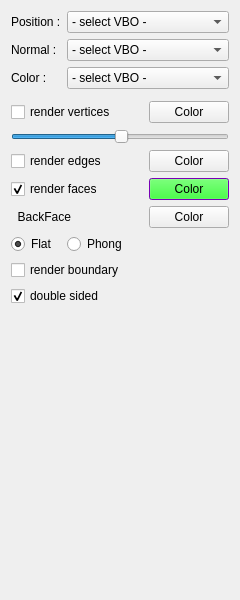
<?xml version="1.0" encoding="UTF-8"?>
<ui version="4.0">
 <class>Surface_Render_TabWidget</class>
 <widget class="QWidget" name="Surface_Render_TabWidget">
  <property name="geometry">
   <rect>
    <x>0</x>
    <y>0</y>
    <width>240</width>
    <height>600</height>
   </rect>
  </property>
  <property name="windowTitle">
   <string>Form</string>
  </property>
  <layout class="QGridLayout" name="gridLayout">
   <item row="0" column="1">
    <widget class="QComboBox" name="combo_positionVBO">
     <property name="sizePolicy">
      <sizepolicy hsizetype="Expanding" vsizetype="Fixed">
       <horstretch>0</horstretch>
       <verstretch>0</verstretch>
      </sizepolicy>
     </property>
     <item>
      <property name="text">
       <string>- select VBO -</string>
      </property>
     </item>
    </widget>
   </item>
   <item row="2" column="0">
    <widget class="QLabel" name="label_4">
     <property name="text">
      <string>Color :</string>
     </property>
    </widget>
   </item>
   <item row="0" column="0">
    <widget class="QLabel" name="label_2">
     <property name="text">
      <string>Position :</string>
     </property>
    </widget>
   </item>
   <item row="1" column="0">
    <widget class="QLabel" name="label_3">
     <property name="text">
      <string>Normal :</string>
     </property>
    </widget>
   </item>
   <item row="1" column="1">
    <widget class="QComboBox" name="combo_normalVBO">
     <property name="sizePolicy">
      <sizepolicy hsizetype="MinimumExpanding" vsizetype="Fixed">
       <horstretch>0</horstretch>
       <verstretch>0</verstretch>
      </sizepolicy>
     </property>
     <item>
      <property name="text">
       <string>- select VBO -</string>
      </property>
     </item>
    </widget>
   </item>
   <item row="2" column="1">
    <widget class="QComboBox" name="combo_colorVBO">
     <property name="sizePolicy">
      <sizepolicy hsizetype="MinimumExpanding" vsizetype="Fixed">
       <horstretch>0</horstretch>
       <verstretch>0</verstretch>
      </sizepolicy>
     </property>
     <item>
      <property name="text">
       <string>- select VBO -</string>
      </property>
     </item>
    </widget>
   </item>
   <item row="3" column="0" colspan="2">
    <widget class="Line" name="line"/>
   </item>
   <item row="6" column="0" colspan="2">
    <layout class="QHBoxLayout" name="horizontalLayout_3">
     <item>
      <widget class="QCheckBox" name="check_renderEdges">
       <property name="text">
        <string>render edges</string>
       </property>
      </widget>
     </item>
     <item>
      <spacer name="horizontalSpacer_3">
       <property name="orientation">
        <enum>Qt::Horizontal</enum>
       </property>
       <property name="sizeHint" stdset="0">
        <size>
         <width>40</width>
         <height>20</height>
        </size>
       </property>
      </spacer>
     </item>
     <item>
      <widget class="QPushButton" name="scolorButton">
       <property name="sizePolicy">
        <sizepolicy hsizetype="Preferred" vsizetype="Preferred">
         <horstretch>0</horstretch>
         <verstretch>0</verstretch>
        </sizepolicy>
       </property>
       <property name="maximumSize">
        <size>
         <width>16777215</width>
         <height>32</height>
        </size>
       </property>
       <property name="text">
        <string>Color</string>
       </property>
      </widget>
     </item>
    </layout>
   </item>
   <item row="4" column="0" colspan="2">
    <layout class="QHBoxLayout" name="horizontalLayout_4">
     <item>
      <widget class="QCheckBox" name="check_renderVertices">
       <property name="text">
        <string>render vertices</string>
       </property>
      </widget>
     </item>
     <item>
      <spacer name="horizontalSpacer">
       <property name="orientation">
        <enum>Qt::Horizontal</enum>
       </property>
       <property name="sizeHint" stdset="0">
        <size>
         <width>40</width>
         <height>20</height>
        </size>
       </property>
      </spacer>
     </item>
     <item>
      <widget class="QPushButton" name="vcolorButton">
       <property name="sizePolicy">
        <sizepolicy hsizetype="Preferred" vsizetype="Preferred">
         <horstretch>0</horstretch>
         <verstretch>0</verstretch>
        </sizepolicy>
       </property>
       <property name="maximumSize">
        <size>
         <width>16777215</width>
         <height>32</height>
        </size>
       </property>
       <property name="text">
        <string>Color</string>
       </property>
      </widget>
     </item>
    </layout>
   </item>
   <item row="5" column="0" colspan="2">
    <widget class="QSlider" name="slider_verticesScaleFactor">
     <property name="value">
      <number>50</number>
     </property>
     <property name="orientation">
      <enum>Qt::Horizontal</enum>
     </property>
    </widget>
   </item>
   <item row="13" column="0">
    <widget class="QRadioButton" name="radio_flatShading">
     <property name="text">
      <string>Flat</string>
     </property>
     <property name="checked">
      <bool>true</bool>
     </property>
     <attribute name="buttonGroup">
      <string notr="true">group_faceShading</string>
     </attribute>
    </widget>
   </item>
   <item row="13" column="1">
    <widget class="QRadioButton" name="radio_phongShading">
     <property name="text">
      <string>Phong</string>
     </property>
     <attribute name="buttonGroup">
      <string notr="true">group_faceShading</string>
     </attribute>
    </widget>
   </item>
   <item row="7" column="0" colspan="2">
    <layout class="QHBoxLayout" name="horizontalLayout_2">
     <item>
      <widget class="QCheckBox" name="check_renderFaces">
       <property name="text">
        <string>render faces</string>
       </property>
       <property name="checked">
        <bool>true</bool>
       </property>
      </widget>
     </item>
     <item>
      <spacer name="horizontalSpacer_2">
       <property name="orientation">
        <enum>Qt::Horizontal</enum>
       </property>
       <property name="sizeHint" stdset="0">
        <size>
         <width>40</width>
         <height>20</height>
        </size>
       </property>
      </spacer>
     </item>
     <item>
      <widget class="QPushButton" name="dcolorButton">
       <property name="sizePolicy">
        <sizepolicy hsizetype="Preferred" vsizetype="Preferred">
         <horstretch>0</horstretch>
         <verstretch>0</verstretch>
        </sizepolicy>
       </property>
       <property name="maximumSize">
        <size>
         <width>16777215</width>
         <height>32</height>
        </size>
       </property>
       <property name="palette">
        <palette>
         <active>
          <colorrole role="WindowText">
           <brush brushstyle="SolidPattern">
            <color alpha="255">
             <red>255</red>
             <green>0</green>
             <blue>0</blue>
            </color>
           </brush>
          </colorrole>
          <colorrole role="Button">
           <brush brushstyle="SolidPattern">
            <color alpha="255">
             <red>0</red>
             <green>255</green>
             <blue>0</blue>
            </color>
           </brush>
          </colorrole>
          <colorrole role="Base">
           <brush brushstyle="SolidPattern">
            <color alpha="255">
             <red>255</red>
             <green>255</green>
             <blue>255</blue>
            </color>
           </brush>
          </colorrole>
          <colorrole role="Window">
           <brush brushstyle="SolidPattern">
            <color alpha="255">
             <red>170</red>
             <green>0</green>
             <blue>255</blue>
            </color>
           </brush>
          </colorrole>
         </active>
         <inactive>
          <colorrole role="WindowText">
           <brush brushstyle="SolidPattern">
            <color alpha="255">
             <red>255</red>
             <green>0</green>
             <blue>0</blue>
            </color>
           </brush>
          </colorrole>
          <colorrole role="Button">
           <brush brushstyle="SolidPattern">
            <color alpha="255">
             <red>0</red>
             <green>255</green>
             <blue>0</blue>
            </color>
           </brush>
          </colorrole>
          <colorrole role="Base">
           <brush brushstyle="SolidPattern">
            <color alpha="255">
             <red>255</red>
             <green>255</green>
             <blue>255</blue>
            </color>
           </brush>
          </colorrole>
          <colorrole role="Window">
           <brush brushstyle="SolidPattern">
            <color alpha="255">
             <red>170</red>
             <green>0</green>
             <blue>255</blue>
            </color>
           </brush>
          </colorrole>
         </inactive>
         <disabled>
          <colorrole role="WindowText">
           <brush brushstyle="SolidPattern">
            <color alpha="255">
             <red>143</red>
             <green>146</green>
             <blue>147</blue>
            </color>
           </brush>
          </colorrole>
          <colorrole role="Button">
           <brush brushstyle="SolidPattern">
            <color alpha="255">
             <red>0</red>
             <green>255</green>
             <blue>0</blue>
            </color>
           </brush>
          </colorrole>
          <colorrole role="Base">
           <brush brushstyle="SolidPattern">
            <color alpha="255">
             <red>170</red>
             <green>0</green>
             <blue>255</blue>
            </color>
           </brush>
          </colorrole>
          <colorrole role="Window">
           <brush brushstyle="SolidPattern">
            <color alpha="255">
             <red>170</red>
             <green>0</green>
             <blue>255</blue>
            </color>
           </brush>
          </colorrole>
         </disabled>
        </palette>
       </property>
       <property name="text">
        <string>Color</string>
       </property>
      </widget>
     </item>
    </layout>
   </item>
   <item row="16" column="0" colspan="2">
    <spacer name="verticalSpacer">
     <property name="orientation">
      <enum>Qt::Vertical</enum>
     </property>
     <property name="sizeHint" stdset="0">
      <size>
       <width>156</width>
       <height>161</height>
      </size>
     </property>
    </spacer>
   </item>
   <item row="14" column="0" colspan="2">
    <widget class="QCheckBox" name="check_renderBoundary">
     <property name="text">
      <string>render boundary</string>
     </property>
    </widget>
   </item>
   <item row="15" column="0" colspan="2">
    <widget class="QCheckBox" name="check_doubleSided">
     <property name="text">
      <string>double sided</string>
     </property>
     <property name="checked">
      <bool>true</bool>
     </property>
    </widget>
   </item>
   <item row="8" column="0" colspan="2">
    <layout class="QHBoxLayout" name="horizontalLayout_5">
     <item>
      <widget class="QLabel" name="label">
       <property name="text">
        <string>  BackFace </string>
       </property>
      </widget>
     </item>
     <item>
      <spacer name="horizontalSpacer_4">
       <property name="orientation">
        <enum>Qt::Horizontal</enum>
       </property>
       <property name="sizeHint" stdset="0">
        <size>
         <width>40</width>
         <height>20</height>
        </size>
       </property>
      </spacer>
     </item>
     <item>
      <widget class="QPushButton" name="bfcolorButton">
       <property name="text">
        <string>Color</string>
       </property>
      </widget>
     </item>
    </layout>
   </item>
  </layout>
 </widget>
 <resources/>
 <connections/>
 <buttongroups>
  <buttongroup name="group_faceShading"/>
 </buttongroups>
</ui>
